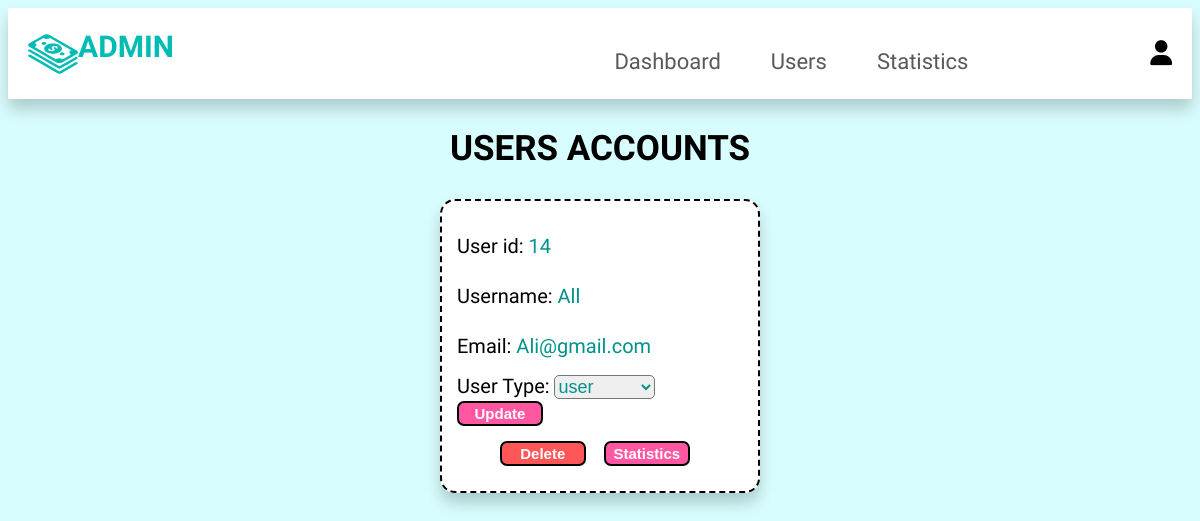
Page /adminUsers.php on the earlier database version.
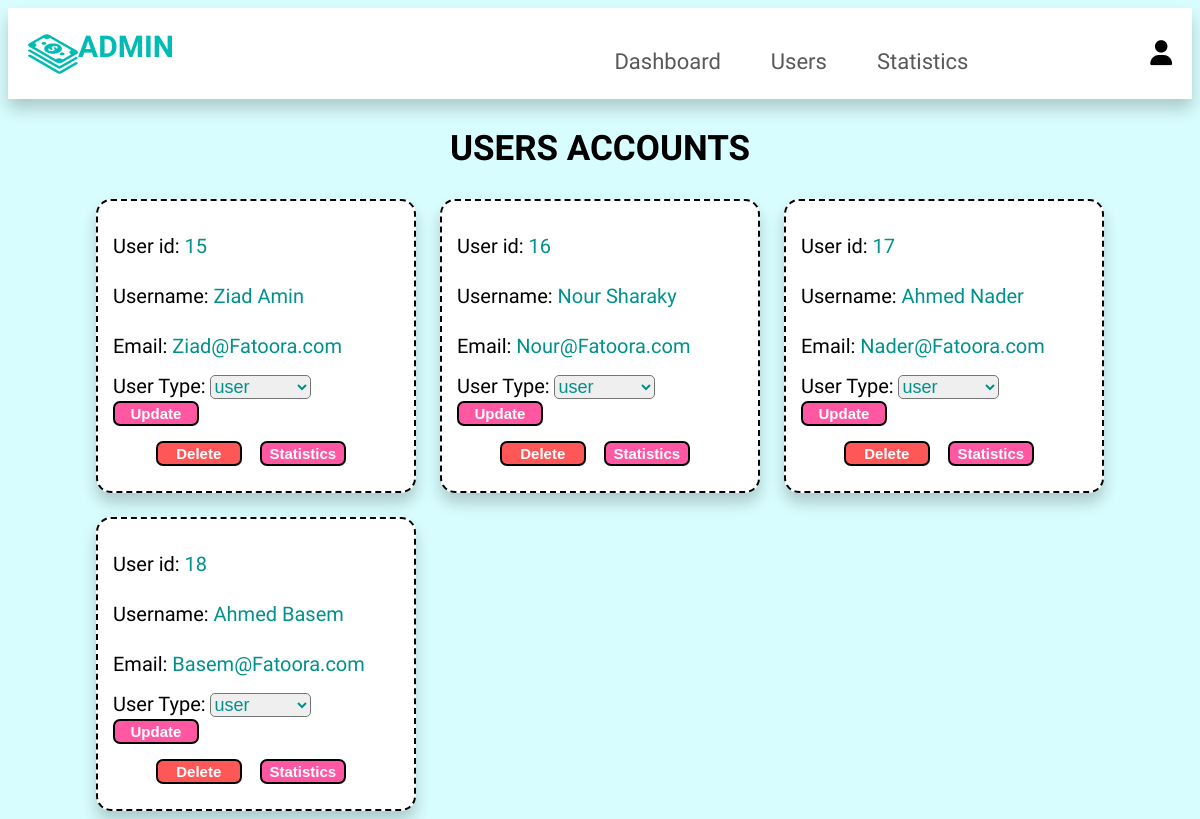
Same page on the later database version.
### tables this page shows
CREATE TABLE `users` (
  `UserID` int(11) NOT NULL,
  `name` varchar(255) NOT NULL,
  `email` varchar(100) NOT NULL,
  `password` varchar(255) NOT NULL,
  `birthdate` date NOT NULL,
  `type` varchar(100) NOT NULL DEFAULT 'user'
);

### adminUsers.php (the view, shortened to what this page needs)
<?php
@include 'Templates/config.php';
 ?>
<!DOCTYPE html>
<html lang="en" dir="ltr">
  <head>
    <link rel="stylesheet" href="CSS/adminUsers_styles.css">
  </head>
  <body>
    <?php @include 'Templates/adminNav.php'; ?>
    <section class="users">
     <h1 class="title">Users Accounts</h1>
     <div class="container">
      <?php
       $select_users = mysqli_query($conn, "SELECT * FROM `users`") or die('query failed');
       if(mysqli_num_rows($select_users) > 0){
          while($fetch_users = mysqli_fetch_assoc($select_users)){
      ?>
      <div class="box">
         <p>User id: <span><?php echo $fetch_users['UserID']; ?></span></p>
         <p>Username: <span><?php echo $fetch_users['name']; ?></span></p>
         <p>Email: <span><?php echo $fetch_users['email']; ?></span></p>
         <form class="" action="adminUsers.php" method="post" enctype="multipart/form-data">
           <span class="sub">User Type:</span>
           <select class="type" name="type" required>
             <option value="user" <?php if ($fetch_users['type'] == 'user' ){?> selected <?php  }?> > user </option>
           </select>
           <input type="submit" class="btn" value="Update" name="update_user">
           <br><input type="submit" class="dlt-btn" value="Delete" name="delete_user">
           <input type="submit" class="btn" value="Statistics" name="stats_user">
         </form>
      </div>
      <?php
         }
      }
      ?>
     </div>
    </section>
  </body>
</html>

### Templates/adminNav.php (shortened to what this page needs)
<link rel="stylesheet" href="CSS/navbar_styles.css">
<header class="header">
    <div class="flex">
      <div class="logo">
        <a href="home.php" class="logo-text">Admin</a>
      </div>
      <nav class="navbar">
        <ul class="navbar-ul">
          <li class="navbar-li" ><a href='adminDash.php'>Dashboard</a></li>
          <li class="navbar-li" ><a href='adminUsers.php'>Users</a></li>
          <li class="navbar-li" ><a href='adminStatistics.php'>Statistics</a></li>
        </ul>
      </nav>
      <div class="icons">
        <div id="user-btn" class="fas fa-user"></div>
      </div>
    </div>
</header>

### CSS/adminUsers_styles.css (style rules this page uses)
.title { text-align: center; margin-bottom: 30px; color: black; text-transform: uppercase; font-size: 35px; }
.users .container { display: grid; grid-template-columns: repeat(auto-fit, 20rem); gap:1.5rem; align-items: flex-start; max-width: 1200px; margin: 0 auto; justify-content: center; }
.users .container .box { padding: 10px 15px; border:2px dashed black; background-color: white; box-shadow: 0 10px 15px rgba(0,0,0,.2); border-radius: 15px; }
.users .container .box p, .users .container .box .sub { font-size: 20px; color: black; margin-bottom: 10px; line-height: 1.5; }
.users .container .box p span { color: #00918b; }
.users .container .box .type { color: #00918b; font-size: 18px; border-radius: 5px }
.users .container .box form .btn { width: 30%; padding: 2px; border: 2px solid black; background: #ff57a2; border-radius: 7px; margin-bottom: 15px; font-size: 15px; color: white; font-weight: bold; }
.users .container .box form .dlt-btn { width: 30%; padding: 2px; border: 2px solid black; background: #ff5757; border-radius: 7px; margin-bottom: 15px; font-size: 15px; color: white; font-weight: bold; margin-left: 15%; margin-right: 5%; }

### CSS/navbar_styles.css (style rules this page uses)
:root { --navItem: #00BCB4; --white: #ffffff; }
body { background-color: #D8FDFE; font-family: "Cairo", sans-serif; }
.header { position: sticky; top:0; left:0; right:0; background-color: white; z-index: 1000; box-shadow: 0 10px 15px rgba(0,0,0,0.2); }
.header .flex { display: flex; align-items: center; justify-content: space-between; padding:15px 20px; margin:0; position: relative; }
.header .flex .logo { display: flex; justify-content: space-between; }
.header .flex .logo-icon { width: 50px; height: 50px; fill: #00BCB4; }
.header .flex .logo-text { font-size: 30px; color: #00BCB4; text-decoration: none; font-weight: bolder; text-transform: uppercase; }
.header .flex .navbar { margin-left: 20%; }
.header .flex .navbar .navbar-ul { list-style: none; text-decoration: none; }
.header .flex .navbar .navbar-ul .navbar-li { float: left; position: relative; }
.header .flex .navbar .navbar-ul .navbar-li a { font-size: 22px; padding: 10px 25px; display: block; color:#595959; text-decoration: none; }
.header .flex .icons > * { font-size: 25px; margin-left: 10px; color: black; cursor: pointer; }

Differences in the rows shown:
removed users: UserID "14", name "All", email "Ali@gmail.com", type "user"
added users: UserID "15", name "Ziad Amin", email "Ziad@Fatoora.com", type "user"
added users: UserID "16", name "Nour Sharaky", email "Nour@Fatoora.com"
added users: UserID "17", name "Ahmed Nader", email "Nader@Fatoora.com", type "user"
added users: UserID "18", name "Ahmed Basem", email "Basem@Fatoora.com", type "user"
